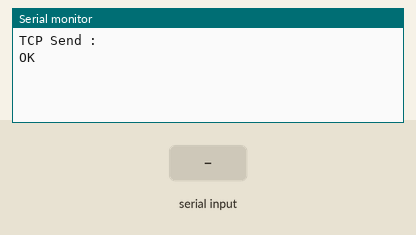
Bench run of a sketch on a simulated ESP32. On the bench: the last lines printed to the serial monitor. Inputs (shaded band) come from the test bench. Random numbers use the default seed unless the sketch sets one; the modem accepts every AT command (registered, SIM ready, sends succeed) and sends nothing else.

Above: at 1.8 s.
1.9 s: "1" received over the second serial link
At 2.5 s:
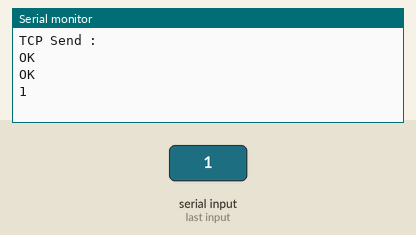
4.5 s: "0" received over the second serial link
At 6.2 s:
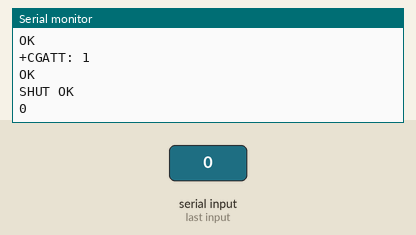
6.5 s: "2" received over the second serial link
At 7.7 s:
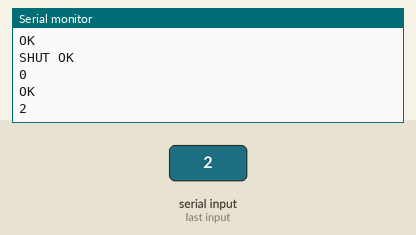

Measured:
- after the input at 1.9 s, the serial monitor: prints a new line after 0.10 s (image 1)
- after the input at 4.5 s, the serial monitor: prints a new line after 0.51 s (image 2)
- after the input at 6.5 s, the serial monitor: prints a new line after 0.51 s (image 3)

The sketch:

ESP32_SIM900_Thinkspeak_example2.ino
```cpp
void setup() {
  Serial2.begin(115200);  /* Define baud rate for software serial communication */
  Serial.begin(115200); /* Define baud rate for serial communication */
}

void loop() {
  Serial.println("TCP Send :");
  Serial2.println("ATE1"); /* Check Communication */
  delay(1000);
  ShowSerialData();
  Serial2.println("AT"); /* Check Communication */
  delay(1000);
  ShowSerialData(); /* Print response on the serial monitor */
  Serial2.println("AT+CREG?"); /* Network registration status */
  delay(1000);
  ShowSerialData();
  Serial2.println("AT+CGATT?");  /* Attached to or detached from GPRS service */
  delay(1000);
  ShowSerialData();
  Serial2.println("AT+CIPSHUT"); /* Deactivate GPRS PDP content */
  delay(1000);
  ShowSerialData();
  Serial2.println("AT+CIPMUX=0");  /* Single TCP/IP connection mode */
  delay(2000);
  ShowSerialData();
  Serial2.println("AT+CGATT=1"); /* Attach to GPRS Service */
  delay(2000);
  ShowSerialData();
  Serial2.println("AT+CSTT=\"\",\"\",\"\""); /* Start task and set APN */
  delay(2000);
  ShowSerialData();
  Serial2.println("AT+CIICR"); /* Bring up wireless connection with GPRS */
  delay(2000);
  ShowSerialData();
  Serial2.println("AT+CIFSR"); /* Get local IP address */
  delay(2000);
  ShowSerialData();
  Serial2.println("AT+CIPSPRT=0");
  delay(3000);
  ShowSerialData();
  Serial2.println("AT+CIPSTART=\"TCP\",\"api.thingspeak.com\",\"80\"");  /* Start up TCP connection */
  delay(2000);
  ShowSerialData();
  Serial2.println("AT+CIPSEND"); /* Send data through TCP connection */
  delay(2000);
  ShowSerialData();
  Serial2.println("GET https://api.thingspeak.com/update?api_key=GDKZYY76S4G4HLQX&field1="+String(random(10))+"&field2="+String(random(10,19))+"&field3="+String(random(20,29))+"&field4="+String(random(30,40))+"\r\n");  /* URL for data to be sent to */
  delay(5000);
  ShowSerialData();
  Serial2.println(char(26));
  delay(5000);
  Serial2.println();
  ShowSerialData();

  Serial.print("AT+CIPSHUT\\r\\n");
  Serial2.println("AT+CIPSHUT"); /* Deactivate GPRS PDP content */
  delay(1000);
  ShowSerialData();
}

void ShowSerialData()
{
  while(Serial2.available()!=0)  /* If data is available on serial port */
  Serial.write(char (Serial2.read())); /* Print character received on to the serial monitor */
}
```
